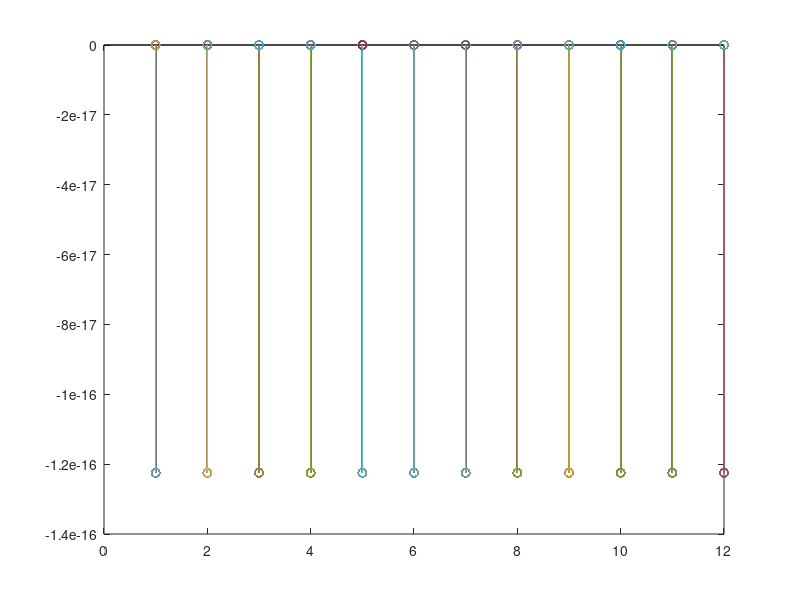
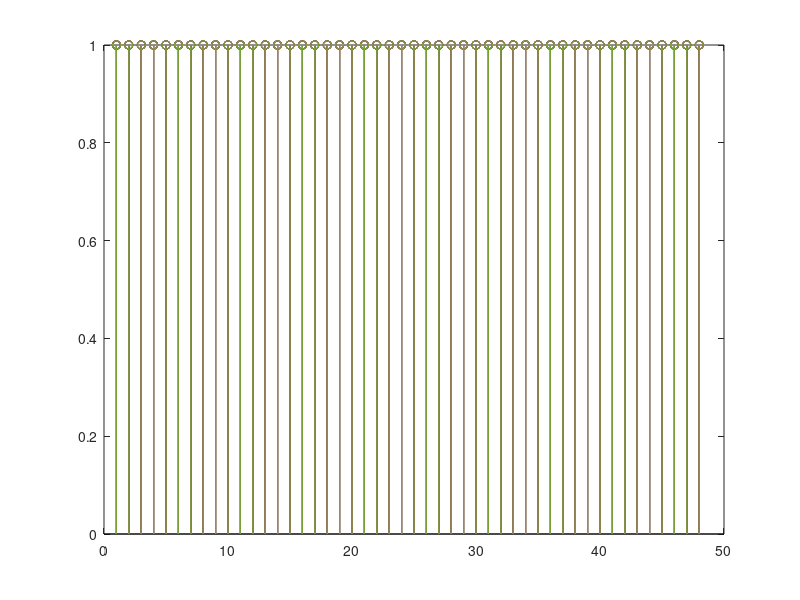

MATLAB code for these plots, in order:
% hDataMod = comm.OFDMModulator(...
%     'FFTLength' ,           6,...
%     'NumGuardBandCarriers', [6;5],...
%     'InsertDCNull',         true, ...
%     'PilotInputPort',       true,...
%     'PilotCarrierIndices',  [12;26;40;54],...
%     'CyclicPrefixLength',   16,...
%     'NumSymbols',           12);
% 
% data
% 
% data2ifft = ifft(ifftshift([ zeros(1,leftGuard) data2' zeros(1,rightGuard)]));
% data2out = [data2ifft(end-prefixLen+1:end)'; data2ifft'];

in = dlmread('ofdmsignal.txt',',')';
out = dlmread('ofdmsignal.txt',',');

figure;
stem(imag(in));

figure;
stem(abs(out));
